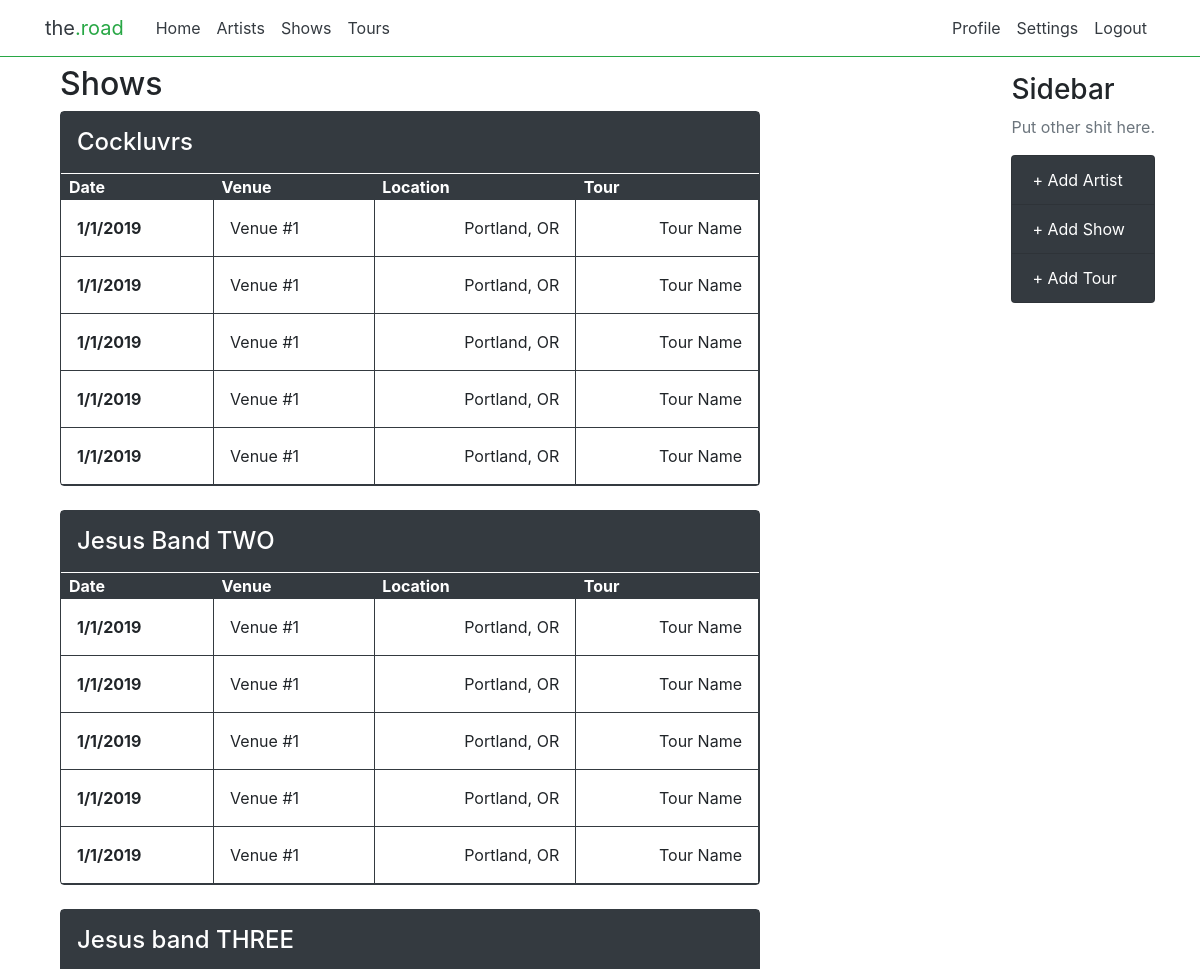
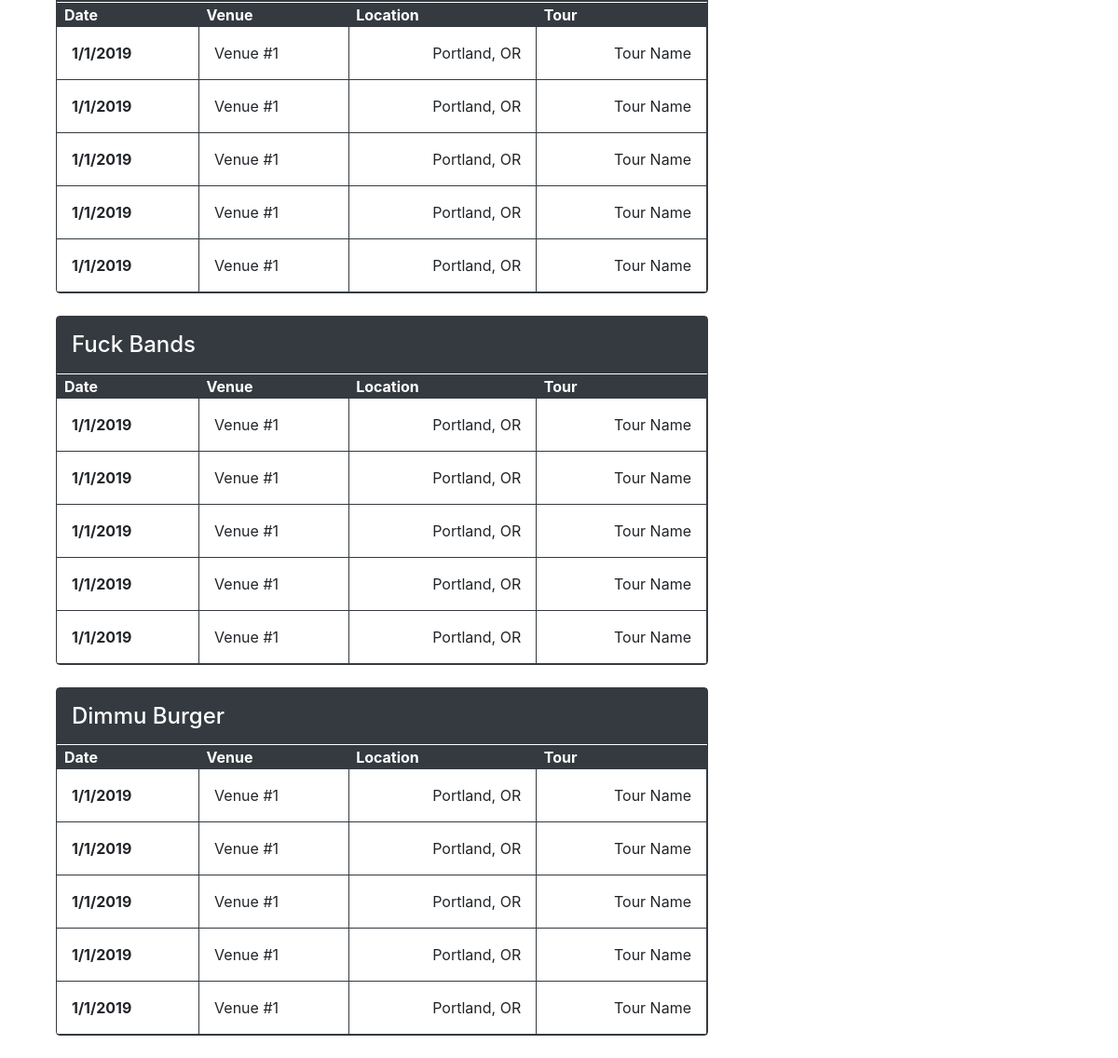
The page /artists/shows/ (signed in) on the database its author committed (2 pictures, top to bottom).
### artists/models.py (models this page shows, shortened)
class Artists(models.Model):
    artist_Name = models.CharField(max_length=200)
    artist_Genre = models.CharField(
        max_length=200, choices=Genres.GENRE_CHOICES)
    artist_IG_Username = models.CharField(max_length=200, blank=True)
    artist_FB_URL = models.URLField(default='', blank=True)
    artist_Spotify_URL = models.URLField(default='', blank=True)
    artist_BC_URL = models.URLField(default='', blank=True)
    artist_Show_Count = models.CharField(
        max_length=200, default='0', blank=True)
    owner_ID = models.CharField(
        max_length=200, default="", blank=True)
    signup_Date = models.DateTimeField(default=timezone.now)

### artists/views.py (the view)
# urls.py: path('shows/', views.shows_page, name='shows-page'),
def shows_page(request):
    full_artist_list = Artists.objects.filter(owner_ID=request.user.id)
    context = {'artist_list': full_artist_list}
    return render(request, 'artists/shows.html', context)

### artists/templates/artists/shows.html
{% extends "artists/base.html" %}
{% block content %}
<div>
    <h2>Shows</h2>
    {% for artist in artist_list.all %}
    <div class="w-100 mb-4">
        <div class="border border-dark rounded">
            <div class="w-100">
                <h4 class="p-3 bg-dark mb-0"><a href="#" class="text-white">{{ artist.artist_Name }}</a></h4>
            </div>
            <div class="mt-0 pt-0 pl-0 border-top border-white">
                <table class="w-100">
                    <thead class="bg-dark text-white text-left">
                        <tr>
                            <th scope="col" class="pl-2">Date</th>
                            <th scope="col" class="pl-2">Venue</th>
                            <th scope="col" class="pl-2 pr-4">Location</th>
                            <th scope="col" class="pl-2 pr-4">Tour</th>
                        </tr>
                    </thead>
                    <tbody class="border-bottom border-dark">
                        {% for artist in artist_list %}
                        <tr class="border-bottom border-dark">
                            <th scope="row" class="border-right border-dark p-3 ">1/1/2019</th>
                            <td class="p-3 border-right border-dark">Venue #1</td>
                            <td class="p-3 text-right border-right border-dark">Portland, OR</td>
                            <td class="p-3 text-right border-right border-dark">Tour Name</td>
                        </tr>
                        {% endfor %}
                    </tbody>
                </table>
            </div>
        </div>
    </div>
    {% endfor %}
</div>
{% endblock content %}

### artists/static/styles.css (style rules this page uses)
body { background-color: black !important; color: black; }

### rows shown on the page
Artists: artist_Name "Cockluvrs"
Artists: artist_Name "Jesus Band TWO"
Artists: artist_Name "Jesus band THREE"
Artists: artist_Name "Fuck Bands"
Artists: artist_Name "Dimmu Burger"
